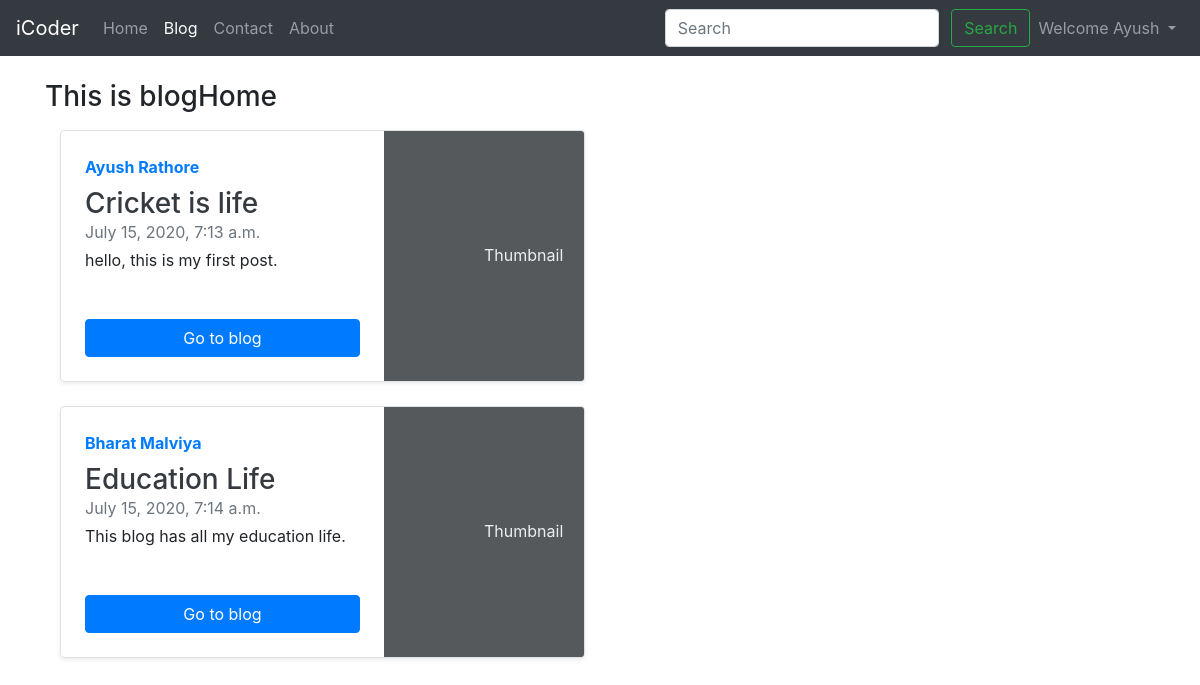
Page /blog/ (signed in) on the committed database.
### blog/models.py (models this page shows, shortened)
class Post(models.Model):
    sno = models.AutoField(primary_key=True)
    title = models.CharField(max_length=255)
    content = models.TextField()
    author = models.CharField(max_length=20)
    slug = models.CharField(max_length=200)
    timeStamp = models.DateTimeField(blank=True)

### blog/views.py (the view)
# urls.py: path('', views.blogHome, name='blogHome'),
def blogHome(request):
    allPosts = Post.objects.all()
    context = {'allPosts': allPosts}
    return render(request, 'blog/blogHome.html', context)

### templates/blog/blogHome.html (shortened to what this page needs)
{% extends 'base.html' %}
{% block blogactive %} active {% endblock blogactive %}
{% block body %}
<div class="container mt-4">
<h3>This is blogHome</h3>
{% for post in  allPosts%}
<div class="col-md-6 mt-3">
      <div class="row no-gutters border rounded overflow-hidden flex-md-row mb-4 shadow-sm h-md-250 position-relative">
        <div class="col p-4 d-flex flex-column position-static">
          <strong class="d-inline-block mb-2 text-primary">{{post.author}}</strong>
          <h3 class="mb-0"><a class="text-dark" href="/blog/{{post.slug}}">{{post.title}}</a></h3>
          <div class="mb-1 text-muted">{{post.timeStamp}}</div>
          <p class="card-text mb-auto">{{post.content | truncatechars:300}}</p>
          <a href="/blog/{{post.slug}}" role="button" class="btn btn-primary mt-2">Go to blog</a>
        </div>
        <div class="col-auto d-none d-lg-block">
          <svg class="bd-placeholder-img" width="200" height="250" xmlns="http://www.w3.org/2000/svg" preserveAspectRatio="xMidYMid slice" focusable="false" role="img" aria-label="Placeholder: Thumbnail"><title>Placeholder</title><rect width="100%" height="100%" fill="#55595c"></rect><text x="50%" y="50%" fill="#eceeef" dy=".3em">Thumbnail</text></svg>
        </div>
      </div>
    </div>
{% endfor %}
</div>
{% endblock body %}

### templates/base.html (shortened to what this page needs)
<!doctype html>
<html lang="en">
<head>
  <link rel="stylesheet" href="https://stackpath.bootstrapcdn.com/bootstrap/4.5.0/css/bootstrap.min.css"
>
</head>
<body>
  <nav class="navbar navbar-expand-lg navbar-dark bg-dark">
    <a class="navbar-brand" href="/">iCoder</a>
    <div class="collapse navbar-collapse" id="navbarSupportedContent">
      <ul class="navbar-nav mr-auto">
        <li class="nav-item {% block homeactive %}
      {% endblock homeactive %}">
          <a class="nav-link" href="/">Home <span class="sr-only">(current)</span></a>
        </li>
        <li class="nav-item {% block blogactive %}
      {% endblock blogactive %}">
          <a class="nav-link" href="/blog">Blog</a>
        </li>
        <li class="nav-item {% block contactactive %}
      {% endblock contactactive %}">
          <a class="nav-link" href="/contact">Contact</a>
        </li>
        <li class="nav-item {% block aboutactive %}
      {% endblock aboutactive %}">
          <a class="nav-link" href="/about">About</a>
        </li>
      </ul>
      <div class="ml-auto form-inline">
      <form method="get" action="/search" class=" my-2 my-lg-0">
        <input class="form-control mr-sm-2" type="search" placeholder="Search" name="query" id="query"
          aria-label="Search">
        <button class="btn btn-outline-success my-2 my-sm-0" type="submit">Search</button>
      </form>
      {% if user.is_authenticated %}
      <ul class="navbar-nav ">
      <li class="nav-item dropdown">
        <a class="nav-link dropdown-toggle" href="#" id="navbarDropdown" role="button" data-toggle="dropdown" aria-haspopup="true" aria-expanded="false">
          Welcome {{request.user}}
        </a>
      </li>
      </ul>
      {% endif %}
      </div>
    </div>
  </nav>
  {% block body %}
  {% endblock body %}
</body>
</html>

### rows in the picture
Post: author "Ayush Rathore", title "Cricket is life", timeStamp "July 15, 2020, 7:13 a.m.", content "hello, this is my first post."
Post: author "Bharat Malviya", title "Education Life", timeStamp "July 15, 2020, 7:14 a.m.", content "This blog has all my education life."

### other values in the picture
{{ request.user }} "Ayush"
